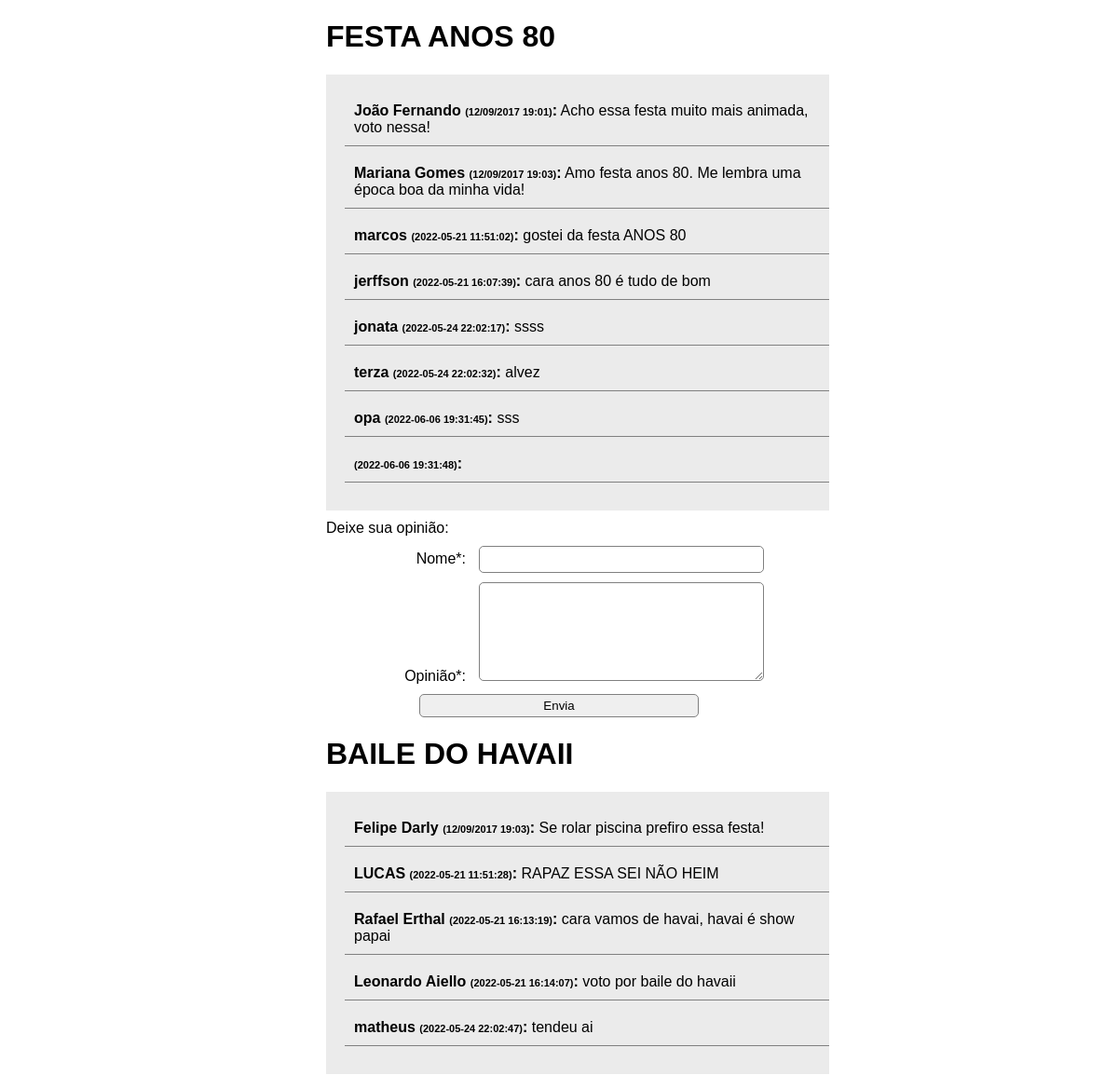
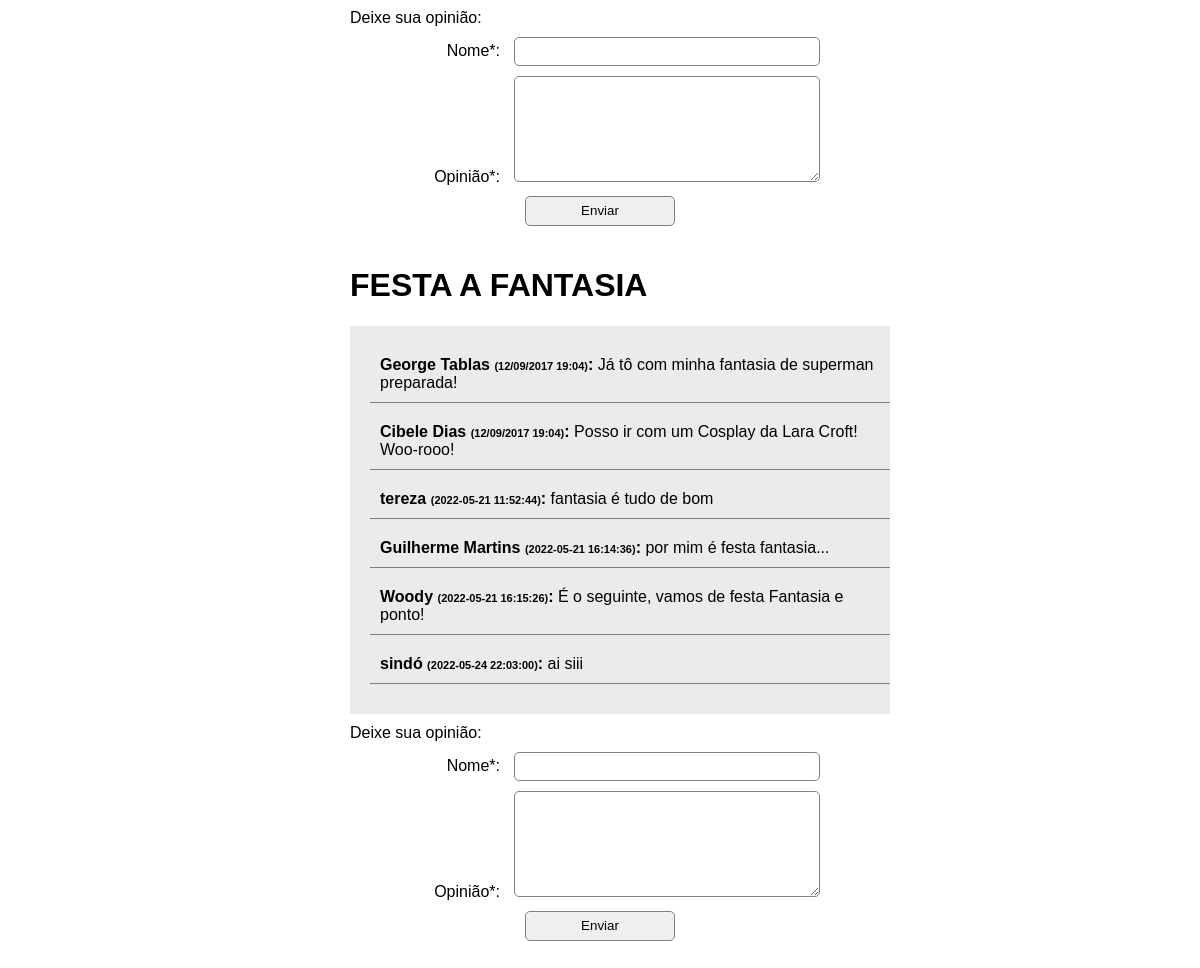
The page / on the database its author committed (2 pictures, top to bottom).
### tables this page shows
CREATE TABLE `tb_comentarios` (
  `autor` varchar(50) NOT NULL,
  `opniao` varchar(255) NOT NULL,
  `data` varchar(30) NOT NULL,
  `id` int(20) NOT NULL,
  `id_festa` int(5) NOT NULL
);

### ajax/envia_comentario.php (the view)
<?php
include("inc/conn.php");
$result_cliente = "SELECT * FROM tb_comentarios WHERE id_festa = '$festa' ORDER BY id ASC";
$resultado_cliente = mysqli_query($link, $result_cliente);
?>
<?php foreach($resultado_cliente as $result){  ?>
	<div><b><?php echo $result["autor"]  ?> <span class="tx12">(<?php echo $result["data"]  ?>)</span>:</b> <?php  echo $result["opniao"]  ?></div>
<?php } ?>

### index.php (shortened to what this page needs)
<!DOCTYPE html PUBLIC "-//W3C//DTD XHTML 1.0 Transitional//EN" "http://www.w3.org/TR/xhtml1/DTD/xhtml1-transitional.dtd">
<html xmlns="http://www.w3.org/1999/xhtml">
<head>
    <link rel="stylesheet" href="css/style.css">
</head>
<body>
     <div class="divMasterClass">
        <div class="mrgB">
            <h1>FESTA ANOS 80</h1>
            <?php  $festa = 1;  ?>
        </div>
        <div class="opns" id="comments_1">
            <div><b>João Fernando <span class="tx12">(12/09/2017 19:01)</span>:</b> Acho essa festa muito mais animada, voto nessa!</div>
            <div><b>Mariana Gomes <span class="tx12">(12/09/2017 19:03)</span>:</b> Amo festa anos 80. Me lembra uma época boa da minha vida!</div>
            <?php include("ajax/envia_comentario.php"); ?>
        </div>
        <form class="formSend" id="formComments1">
            <div>
                Deixe sua opinião:
            </div>
            <div><label for="autor">Nome*:</label> <input type="text" name="autor" id="autor" class="autor" value="" /></div>
            <div><label for="opniao">Opinião*:</label> <textarea maxlength="255" type="text" name="opiniao" id="opiniao" class="opiniao"></textarea></div>
                    <div class="txalc">
                <input type="submit" name="enviar" class="enviar" id="enviar1" value="Envia" />
            </div>
        </form>
    </div>
    <div class="divMasterClass">
        <div class="mrgB">
            <h1>BAILE DO HAVAII</h1>
            <?php  $festa = 2;  ?>
        </div>
        <div class="opns" id="comments_2">
            <div><b>Felipe Darly <span class="tx12">(12/09/2017 19:03)</span>:</b> Se rolar piscina prefiro essa festa!</div>
            <?php include("ajax/envia_comentario.php"); ?>
        </div>
        <form class="formSend" id="formComments2">
            <div>
                Deixe sua opinião:
            </div>
            <div><label for="autor">Nome*:</label> <input type="text" name="autor" id="autor" class="autor" value="" /></div>
            <div><label for="opniao">Opinião*:</label> <textarea maxlength="255" type="text" name="opiniao" id="opiniao" class="opiniao"></textarea></div>
            <div class="txalc">
                <input type="button" name="enviar" class="enviar" id="enviar2" value="Enviar" />
            </div>
        </form>
    </div>
    <div class="divMasterClass">
        <div class="mrgB">
            <h1>FESTA A FANTASIA</h1>
            <?php  $festa = "3";  ?>
        </div>
        <div class="opns" id="comments_3">
            <div><b>George Tablas <span class="tx12">(12/09/2017 19:04)</span>:</b> Já tô com minha fantasia de superman preparada!</div>
            <div><b>Cibele Dias <span class="tx12">(12/09/2017 19:04)</span>:</b> Posso ir com um Cosplay da Lara Croft! Woo-rooo!</div>
            <?php include("ajax/envia_comentario.php"); ?>
        </div>
        <form class="formSend" id="formComments3">
            <div>
                Deixe sua opinião:
            </div>
            <div><label for="autor">Nome*:</label> <input type="text" name="autor" id="autor" class="autor" value="" /></div>
            <div><label for="opniao">Opinião*:</label> <textarea maxlength="255" type="text" name="opiniao" id="opiniao" class="opiniao"></textarea></div>
            <div class="txalc">
                <input type="button" name="enviar" class="enviar" id="enviar3" value="Enviar" />
            </div>
        </form>
    </div>
</body>
</html>

### css/style.css (style rules this page uses)
BODY { font-family:Verdana, Geneva, sans-serif; }
.divMasterClass { width:50%; max-width:500px; min-width:260px; margin:0px auto 0px auto; }
div { width:100%; }
.txalc { text-align:center; }
.mrgB { margin-bottom:20px; }
label { width:30%; display:inline-block; border-radius:15px; text-align:right; padding-right:10px; }
input,textarea { width: 60%; border-radius: 5px; border: 1px solid gray; height: 25px; }
textarea { height:100px }
.opns { padding:20px; background-color:#EBEBEB; }
.opns div { border-bottom:1px solid gray; padding:10px; }
input[type="button"] { height: 30px; max-width:150px; margin-bottom:20px; }
.divMasterClass div { margin-bottom:10px; }
.tx12 { font-size:11px; }

### rows shown on the page
tb_comentarios: autor "marcos", data "2022-05-21 11:51:02", opniao "gostei da festa ANOS 80"
tb_comentarios: autor "jerffson", data "2022-05-21 16:07:39", opniao "cara anos 80 é tudo de bom"
tb_comentarios: autor "jonata", data "2022-05-24 22:02:17", opniao "ssss"
tb_comentarios: autor "terza", data "2022-05-24 22:02:32", opniao "alvez"
tb_comentarios: autor "opa", data "2022-06-06 19:31:45", opniao "sss"
tb_comentarios: data "2022-06-06 19:31:48"
tb_comentarios: autor "LUCAS", data "2022-05-21 11:51:28", opniao "RAPAZ ESSA SEI NÃO HEIM"
tb_comentarios: autor "Rafael Erthal", data "2022-05-21 16:13:19", opniao "cara vamos de havai, havai é show papai"
tb_comentarios: autor "Leonardo Aiello", data "2022-05-21 16:14:07", opniao "voto por baile do havaii"
tb_comentarios: autor "matheus", data "2022-05-24 22:02:47", opniao "tendeu ai"
tb_comentarios: autor "tereza", data "2022-05-21 11:52:44", opniao "fantasia é tudo de bom"
tb_comentarios: autor "Guilherme Martins", data "2022-05-21 16:14:36", opniao "por mim é festa fantasia..."
tb_comentarios: autor "Woody", data "2022-05-21 16:15:26", opniao "É o seguinte, vamos de festa Fantasia e ponto!"
tb_comentarios: autor "sindó", data "2022-05-24 22:03:00", opniao "ai siii"
